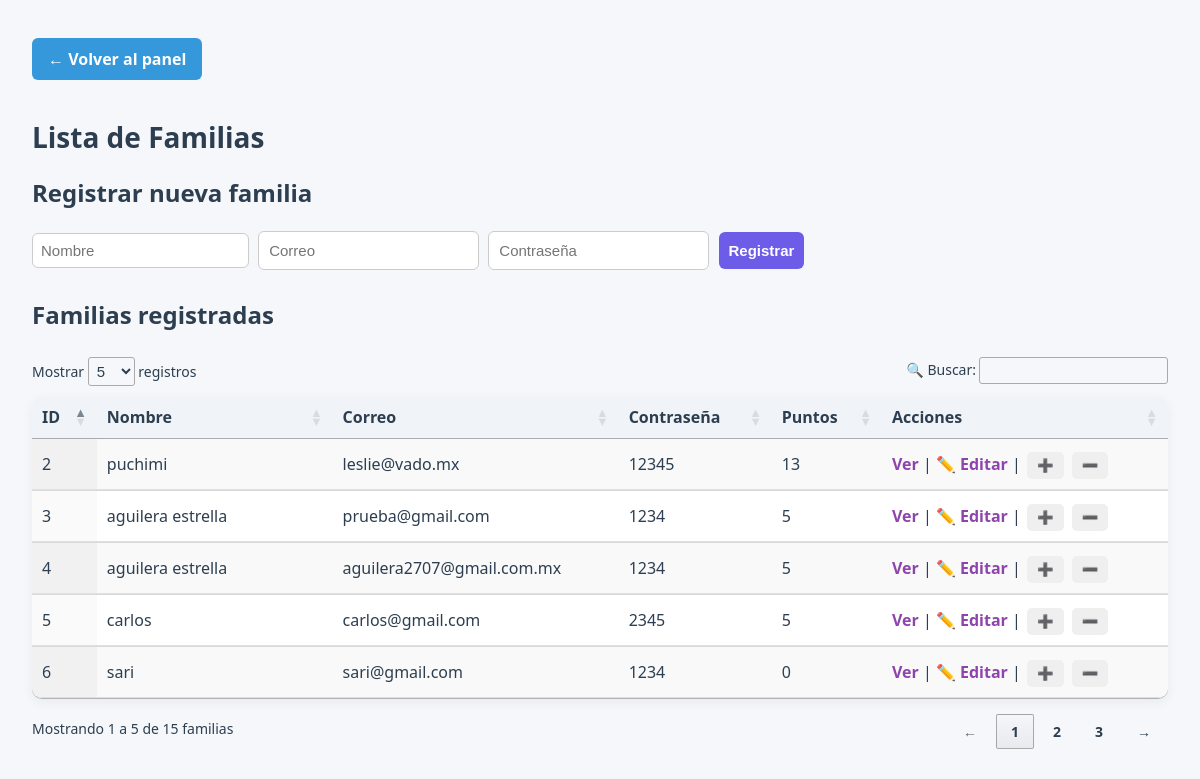
Page /lista_familias on the earlier database version.
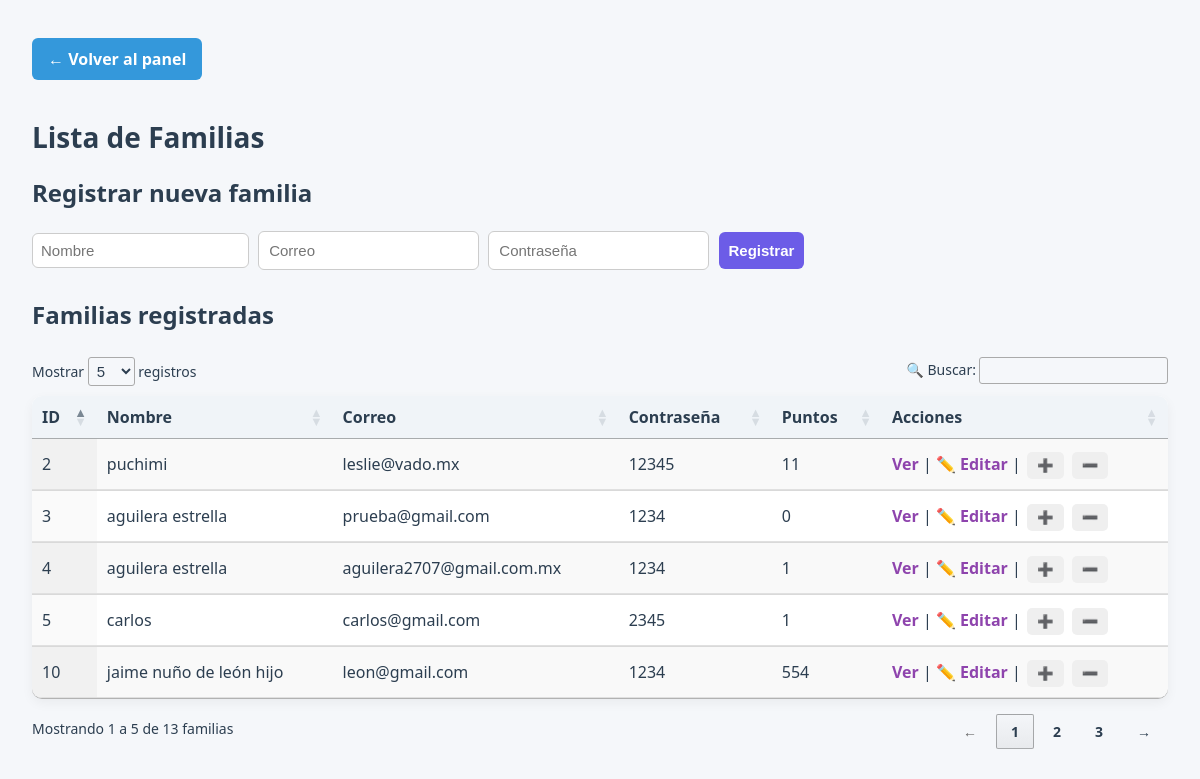
Same page on the later database version.
### app/models.py (models this page shows, shortened)
class Familia(db.Model):
    id = db.Column(db.Integer, primary_key=True)
    nombre = db.Column(db.String(100), nullable=False)
    correo = db.Column(db.String(100), unique=True, nullable=False)
    password = db.Column(db.String(100), nullable=False)
    puntos = db.Column(db.Integer, default=0)

### app/routes.py (the view, shortened to what this page needs)
@app.route('/lista_familias', methods=['GET', 'POST'])
def lista_familias():
    termino_busqueda = request.args.get('buscar', '').strip()
    if termino_busqueda:
        termino_normalizado = quitar_acentos(termino_busqueda.lower())
        familias = Familia.query.all()
        familias = [
            f for f in familias
            if termino_normalizado in quitar_acentos(f.nombre.lower())
        ]
    else:
        familias = Familia.query.all()
    return render_template('lista_familias.html', familias=familias, buscar=termino_busqueda)

### app/__init__.py (called while the page is built)
@app.before_request
def mantener_sesion_activa():
    session.permanent = True

### app/routes.py (called while the page is built)
@app.before_request
def refrescar_timeout():
    if "admin_id" in session:
        now = datetime.utcnow()
        last = session.get("last_activity", now)
        if hasattr(last, "tzinfo") and last.tzinfo is not None:
            last = last.astimezone(timezone.utc).replace(tzinfo=None)
        if now - last > timedelta(minutes=30):  # tu inactividad límite
            entry = LogEntry(
                user=session.get("nombre_usuario"),
                role=session.get("rol"),
                action="timeout sesión",
                entity="Admin",
                details="Cierre de sesión por inactividad"
            )
            db.session.add(entry)
            db.session.commit()
            session.clear()
            return redirect(url_for("login"))
        session["last_activity"] = now

### app/templates/lista_familias.html (shortened to what this page needs)
<!DOCTYPE html>
<html lang="es">
<head>
    <link rel="stylesheet" href="{{ url_for('static', filename='css/admin.css') }}">
    <link rel="stylesheet" href="https://cdn.datatables.net/1.13.6/css/jquery.dataTables.min.css">
</head>
<body>
    <a href="{{ url_for('panel_admin') }}" class="btn-primary">← Volver al panel</a>
    <h1>Lista de Familias</h1>
    <h2>Registrar nueva familia</h2>
    <form method="POST" action="{{ url_for('lista_familias') }}">
        <input type="text" name="nombre" placeholder="Nombre" required>
        <input type="email" name="correo" placeholder="Correo" required>
        <input type="password" name="password" placeholder="Contraseña" required>
        <button type="submit">Registrar</button>
    </form>
    <h2>Familias registradas</h2>
    <table id="tabla-familias" class="display">
        <thead>
            <tr>
                <th>ID</th>
                <th>Nombre</th>
                <th>Correo</th>
                <th>Contraseña</th>
                <th>Puntos</th>
                <th>Acciones</th>
            </tr>
        </thead>
        <tbody>
            {% for f in familias %}
            <tr>
                <td>{{ f.id }}</td>
                <td>{{ f.nombre }}</td>
                <td>{{ f.correo }}</td>
                <td>{{ f.password }}</td>
                <td>{{ f.puntos }}</td>
                <td>
                    <a href="{{ url_for('ver_familia', familia_id=f.id) }}">Ver</a> |
                    <a href="{{ url_for('editar_familia', familia_id=f.id) }}">✏️ Editar</a> |
                    <button onclick="sumar({{ f.id }})">➕</button>
                    <button onclick="canjear({{ f.id }})">➖</button>
                </td>
            </tr>
            {% endfor %}
        </tbody>
    </table>
</body>
</html>

Differences in the rows shown:
removed Familia: id "6", nombre "sari", correo "sari@gmail.com", password "1234", puntos "0"
changed Familia "puchimi": puntos "13" → "11"
changed Familia "prueba@gmail.com": puntos "5" → "0"
changed Familia "aguilera2707@gmail.com.mx": puntos "5" → "1"
changed Familia "carlos": puntos "5" → "1"
now on this page (row edited): Familia: id "10", nombre "jaime nuño de león hijo", correo "leon@gmail.com", password "1234", puntos "554"
Other differences:
text written by a page script: "Mostrar registros 🔍 Buscar: Mostrando 1 a 5 de 15 familias ← 1 2 3 →" → "Mostrar registros 🔍 Buscar: Mostrando 1 a 5 de 13 familias ← 1 2 3 →"
